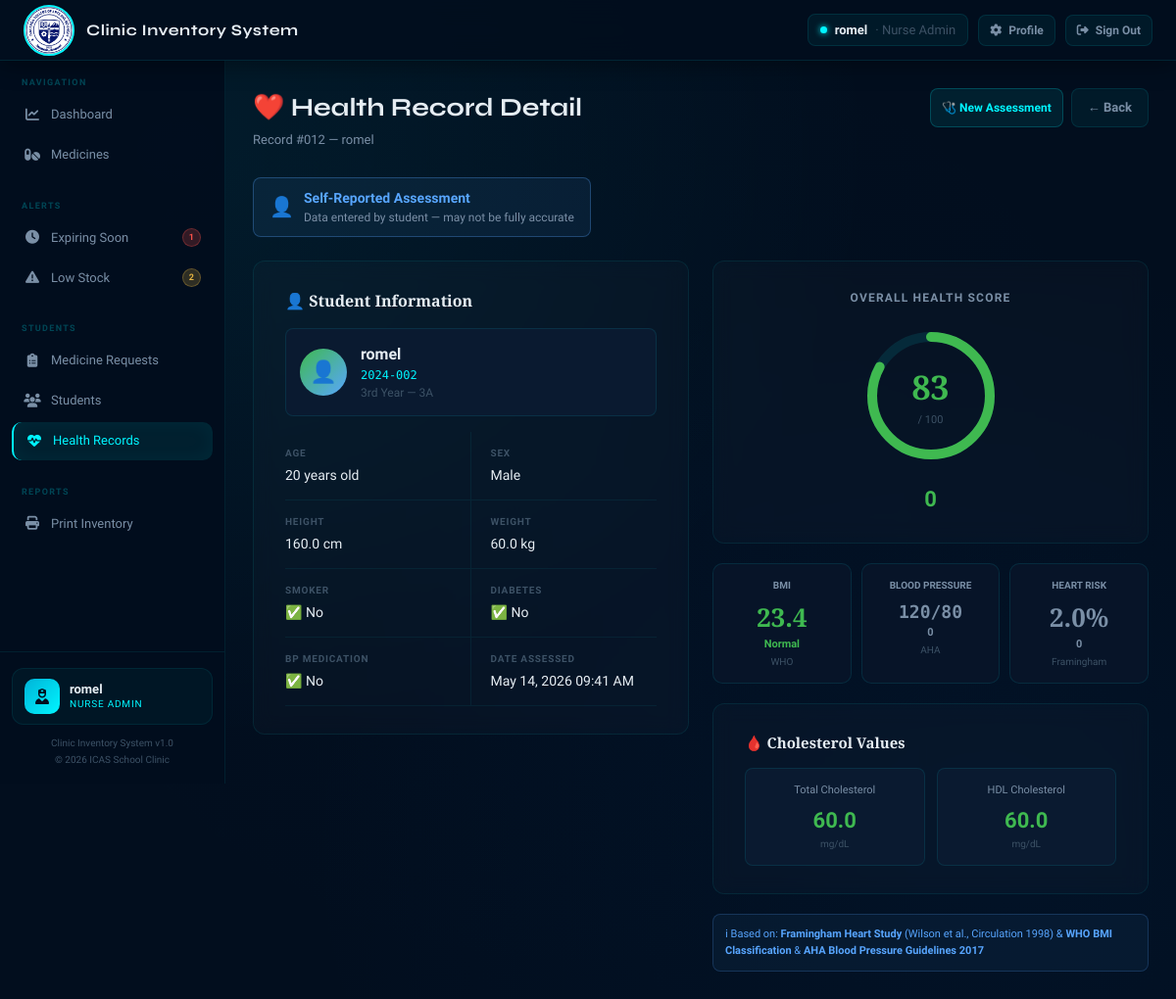
The app's page /admin_health_view.php?id=12 (signed in), older data.
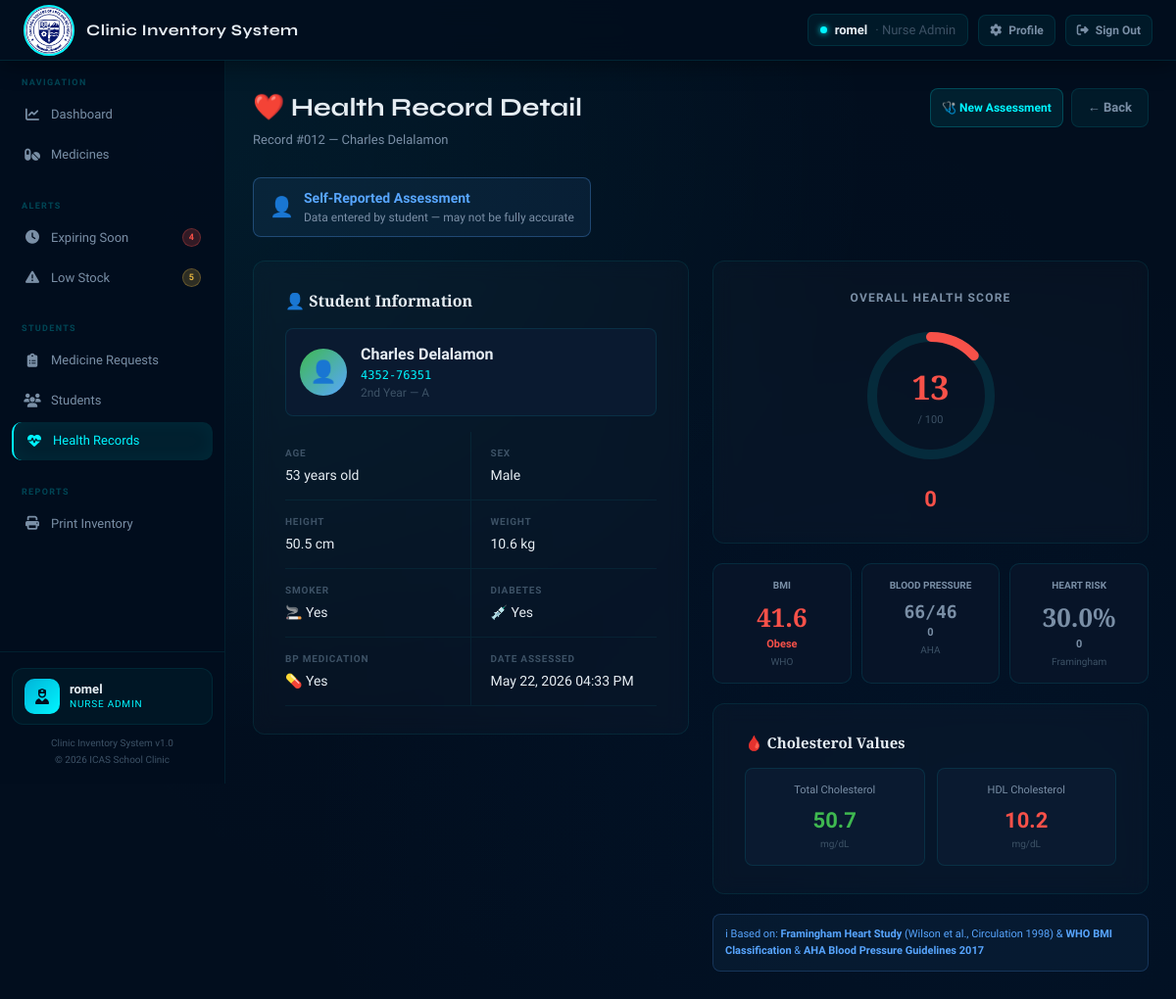
The same page, newer data.
### tables this page shows
CREATE TABLE `health_records` (
  `record_id` int(11) NOT NULL,
  `user_id` int(11) NOT NULL,
  `age` int(11) DEFAULT NULL,
  `sex` varchar(10) DEFAULT NULL,
  `height` decimal(5,1) DEFAULT NULL,
  `weight` decimal(5,1) DEFAULT NULL,
  `bmi` decimal(4,1) DEFAULT NULL,
  `bmi_category` varchar(20) DEFAULT NULL,
  `systolic_bp` int(11) DEFAULT NULL,
  `diastolic_bp` int(11) DEFAULT NULL,
  `bp_category` varchar(30) DEFAULT NULL,
  `total_cholesterol` decimal(6,1) DEFAULT NULL,
  `hdl_cholesterol` decimal(6,1) DEFAULT NULL,
  `smoking` tinyint(1) DEFAULT 0,
  `diabetes` tinyint(1) DEFAULT 0,
  `bp_treatment` tinyint(1) DEFAULT 0,
  `cvd_risk_percent` decimal(4,1) DEFAULT NULL,
  `cvd_category` varchar(20) DEFAULT NULL,
  `health_score` int(11) DEFAULT NULL,
  `health_category` varchar(20) DEFAULT NULL,
  `source` varchar(10) DEFAULT 'self',
  `notes` text DEFAULT NULL,
  `checked_at` datetime DEFAULT current_timestamp()
);

CREATE TABLE `users` (
  `user_id` int(11) NOT NULL,
  `student_id` varchar(20) DEFAULT NULL,
  `full_name` varchar(100) NOT NULL,
  `grade` varchar(20) DEFAULT NULL,
  `section` varchar(20) DEFAULT NULL,
  `email` varchar(100) NOT NULL,
  `password` varchar(255) NOT NULL,
  `status` varchar(20) DEFAULT 'Active',
  `created_at` datetime DEFAULT current_timestamp()
);

### admin_health_view.php (the view, shortened to what the changed rows need)
<?php
$activePage = 'health';
require_once __DIR__ . '/config/db.php';
$id = (int)($_GET['id'] ?? 0);
$stmt = $conn->prepare("
    SELECT hr.*, u.full_name, u.student_id, u.grade, u.section, u.email
    FROM health_records hr
    JOIN users u ON hr.user_id = u.user_id
    WHERE hr.record_id = ?
");
$stmt->bind_param("i", $id);
$stmt->execute();
$r = $stmt->get_result()->fetch_assoc();
$bmiColor = match($r['bmi_category']) {
    'Normal'      => 'var(--green)',
    'Underweight' => 'var(--blue)',
    'Overweight'  => 'var(--yellow)',
    'Obese'       => 'var(--red)',
    default       => 'var(--text2)'
};
$cvdColor = match(true) {
    str_contains($r['cvd_category'], 'Low')      => 'var(--green)',
    str_contains($r['cvd_category'], 'Moderate') => 'var(--yellow)',
    str_contains($r['cvd_category'], 'High')     => 'var(--red)',
    default                                       => 'var(--text2)'
};
$bpColor = match(true) {
    str_contains($r['bp_category'], 'Normal')   => 'var(--green)',
    str_contains($r['bp_category'], 'Elevated') => 'var(--yellow)',
    str_contains($r['bp_category'], 'Stage 1')  => 'var(--yellow)',
    str_contains($r['bp_category'], 'Stage 2')  => 'var(--red)',
    str_contains($r['bp_category'], 'Crisis')   => 'var(--red)',
    default => 'var(--text2)'
};
$hsColor = $r['health_score'] >= 80 ? 'var(--green)' :
          ($r['health_score'] >= 60 ? 'var(--blue)'  :
          ($r['health_score'] >= 40 ? 'var(--yellow)': 'var(--red)'));
require_once __DIR__ . '/includes/header.php';
?>
<div class="page-header">
  <div>
    <h1>❤️ Health Record Detail</h1>
    <p>
      Record #<?= str_pad($r['record_id'],3,'0',STR_PAD_LEFT) ?> —
      <?= htmlspecialchars($r['full_name']) ?>
    </p>
  </div>
</div>
<div style="display:grid;grid-template-columns:1fr 1fr;gap:24px;">
  <div>
    <div class="form-card" style="margin-bottom:20px;">
      <div style="display:flex;align-items:center;gap:14px;padding:14px;background:var(--surface2);border:1px solid var(--border);border-radius:8px;margin-bottom:16px;">
        <div>
          <div style="font-weight:600;font-size:16px;"><?= htmlspecialchars($r['full_name']) ?></div>
          <div style="font-size:12px;color:var(--accent);font-family:'DM Mono',monospace;"><?= htmlspecialchars($r['student_id']) ?></div>
          <div style="font-size:12px;color:var(--text3);">
            <?= htmlspecialchars($r['grade'] ?: '') ?>
            <?= $r['section'] ? '— '.htmlspecialchars($r['section']) : '' ?>
          </div>
        </div>
      </div>
      <div class="detail-grid">
        <div class="detail-item">
          <div class="detail-label">Age</div>
          <div class="detail-value"><?= $r['age'] ?> years old</div>
        </div>
        <div class="detail-item">
          <div class="detail-label">Sex</div>
          <div class="detail-value"><?= ucfirst($r['sex']) ?></div>
        </div>
        <div class="detail-item">
          <div class="detail-label">Height</div>
          <div class="detail-value"><?= $r['height'] ?> cm</div>
        </div>
        <div class="detail-item">
          <div class="detail-label">Weight</div>
          <div class="detail-value"><?= $r['weight'] ?> kg</div>
        </div>
        <div class="detail-item">
          <div class="detail-label">Smoker</div>
          <div class="detail-value"><?= $r['smoking'] ? '🚬 Yes' : '✅ No' ?></div>
        </div>
        <div class="detail-item">
          <div class="detail-label">Diabetes</div>
          <div class="detail-value"><?= $r['diabetes'] ? '💉 Yes' : '✅ No' ?></div>
        </div>
        <div class="detail-item">
          <div class="detail-label">BP Medication</div>
          <div class="detail-value"><?= $r['bp_treatment'] ? '💊 Yes' : '✅ No' ?></div>
        </div>
        <div class="detail-item">
          <div class="detail-label">Date Assessed</div>
          <div class="detail-value"><?= date('M d, Y h:i A', strtotime($r['checked_at'])) ?></div>
        </div>
      </div>
    </div>
  </div>
  <div>
    <div class="form-card" style="margin-bottom:20px;text-align:center;">
      <div style="font-size:12px;font-weight:700;text-transform:uppercase;letter-spacing:.1em;color:var(--text2);margin-bottom:16px;">
        Overall Health Score
      </div>
      <div style="position:relative;width:150px;height:150px;margin:0 auto 14px;">
        <svg width="150" height="150" style="transform:rotate(-90deg)">
          <circle cx="75" cy="75" r="60" fill="none" stroke="var(--border)" stroke-width="10"/>
          <circle cx="75" cy="75" r="60" fill="none"
                  stroke="<?= $hsColor ?>"
                  stroke-width="10"
                  stroke-dasharray="<?= round(2 * M_PI * 60) ?>"
                  stroke-dashoffset="<?= round(2 * M_PI * 60 * (1 - $r['health_score']/100)) ?>"
                  stroke-linecap="round"
                  id="scoreCircle"
                  style="transition:stroke-dashoffset 1.5s ease"/>
        </svg>
        <div style="position:absolute;top:50%;left:50%;transform:translate(-50%,-50%);text-align:center;">
          <div style="font-family:'Playfair Display',serif;font-size:34px;font-weight:700;color:<?= $hsColor ?>">
            <?= $r['health_score'] ?>
          </div>
          <div style="font-size:11px;color:var(--text3)">/ 100</div>
        </div>
      </div>
      <div style="font-size:22px;font-weight:700;color:<?= $hsColor ?>">
        <?= htmlspecialchars($r['health_category']) ?>
      </div>
    </div>
    <div style="display:grid;grid-template-columns:1fr 1fr 1fr;gap:10px;margin-bottom:20px;">
      <div style="background:var(--surface);border:1px solid var(--border);border-radius:10px;padding:14px;text-align:center;">
        <div style="font-size:10px;font-weight:700;text-transform:uppercase;color:var(--text2);margin-bottom:6px;">BMI</div>
        <div style="font-size:26px;font-weight:700;color:<?= $bmiColor ?>;font-family:'Playfair Display',serif;"><?= $r['bmi'] ?></div>
        <div style="font-size:11px;color:<?= $bmiColor ?>;font-weight:600;"><?= htmlspecialchars($r['bmi_category']) ?></div>
        <div style="font-size:10px;color:var(--text3);margin-top:2px;">WHO</div>
      </div>
      <div style="background:var(--surface);border:1px solid var(--border);border-radius:10px;padding:14px;text-align:center;">
        <div style="font-size:10px;font-weight:700;text-transform:uppercase;color:var(--text2);margin-bottom:6px;">Blood Pressure</div>
        <div style="font-size:18px;font-weight:700;color:<?= $bpColor ?>;font-family:'DM Mono',monospace;"><?= $r['systolic_bp'] ?>/<?= $r['diastolic_bp'] ?></div>
        <div style="font-size:11px;color:<?= $bpColor ?>;font-weight:600;"><?= htmlspecialchars($r['bp_category']) ?></div>
        <div style="font-size:10px;color:var(--text3);margin-top:2px;">AHA</div>
      </div>
      <div style="background:var(--surface);border:1px solid var(--border);border-radius:10px;padding:14px;text-align:center;">
        <div style="font-size:10px;font-weight:700;text-transform:uppercase;color:var(--text2);margin-bottom:6px;">Heart Risk</div>
        <div style="font-size:26px;font-weight:700;color:<?= $cvdColor ?>;font-family:'Playfair Display',serif;"><?= $r['cvd_risk_percent'] ?>%</div>
        <div style="font-size:11px;color:<?= $cvdColor ?>;font-weight:600;"><?= htmlspecialchars($r['cvd_category']) ?></div>
        <div style="font-size:10px;color:var(--text3);margin-top:2px;">Framingham</div>
      </div>
    </div>
    <div class="form-card" style="margin-bottom:20px;">
      <div style="display:grid;grid-template-columns:1fr 1fr;gap:12px;">
        <div style="background:var(--surface2);border:1px solid var(--border);border-radius:8px;padding:14px;text-align:center;">
          <div style="font-size:11px;color:var(--text2);margin-bottom:6px;">Total Cholesterol</div>
          <div style="font-size:22px;font-weight:700;color:<?= $r['total_cholesterol'] >= 200 ? 'var(--yellow)' : 'var(--green)' ?>">
            <?= $r['total_cholesterol'] ?>
          </div>
          <div style="font-size:10px;color:var(--text3)">mg/dL</div>
        </div>
        <div style="background:var(--surface2);border:1px solid var(--border);border-radius:8px;padding:14px;text-align:center;">
          <div style="font-size:11px;color:var(--text2);margin-bottom:6px;">HDL Cholesterol</div>
          <div style="font-size:22px;font-weight:700;color:<?= $r['hdl_cholesterol'] >= 60 ? 'var(--green)' : ($r['hdl_cholesterol'] >= 40 ? 'var(--yellow)' : 'var(--red)') ?>">
            <?= $r['hdl_cholesterol'] ?>
          </div>
          <div style="font-size:10px;color:var(--text3)">mg/dL</div>
        </div>
      </div>
    </div>
  </div>
</div>
<?php require_once __DIR__ . '/includes/footer.php'; ?>

### includes/header.php (shortened to what the changed rows need)
<?php
require_once __DIR__ . '/../config/db.php';
$expCount = $conn->query("SELECT COUNT(*) AS c FROM medicines WHERE expiration_date BETWEEN CURDATE() AND DATE_ADD(CURDATE(), INTERVAL 30 DAY)")->fetch_assoc()['c'];
$lowCount = $conn->query("SELECT COUNT(*) AS c FROM medicines WHERE quantity <= 20 OR status IN ('Low Stock','Out of Stock')")->fetch_assoc()['c'];
?>
<!DOCTYPE html>
<html lang="en">
<head>
  <link rel="stylesheet" href="https://cdnjs.cloudflare.com/ajax/libs/font-awesome/6.5.0/css/all.min.css">
  <link rel="stylesheet" href="assets/css/style.css">
</head>
<body>
<div class="layout">
  <aside class="sidebar">
    <div class="sidebar-section">
      <a href="expiring.php" class="nav-item <?= ($activePage==='expiring')?'active':'' ?>">
        <span class="nav-icon"><i class="fas fa-clock"></i></span> Expiring Soon
        <?php if ($expCount > 0): ?>
          <span class="badge-pill"><?= $expCount ?></span>
        <?php endif; ?>
      </a>
      <a href="lowstock.php" class="nav-item <?= ($activePage==='lowstock')?'active':'' ?>">
        <span class="nav-icon"><i class="fas fa-triangle-exclamation"></i></span> Low Stock
        <?php if ($lowCount > 0): ?>
          <span class="badge-pill badge-pill-yellow"><?= $lowCount ?></span>
        <?php endif; ?>
      </a>
    </div>
  </aside>
  <main class="main-content">

Row changes from the older to the newer data that the page shows:
changed health_records "Male": user.full_name "romel" → "Charles Delalamon"; user.student_id "2024-002" → "4352-76351"; user.grade "3rd Year" → "2nd Year"; user.section "3A" → "A"; age "20" → "53"; height "160.0" → "50.5"; weight "60.0" → "10.6"; checked_at "May 14, 2026 09:41 AM" → "May 22, 2026 04:33 PM"; health_score "83" → "13"; bmi "23.4" → "41.6"; bmi_category "Normal" → "Obese"; systolic_bp "120" → "66"; diastolic_bp "80" → "46"; cvd_risk_percent "2.0" → "30.0"; total_cholesterol "60.0" → "50.7"; hdl_cholesterol "60.0" → "10.2"
Text that changed along with them:
$expCount: "1" → "4"
$lowCount: "2" → "5"
text no longer shown: "✅ No ✅ No ✅ No"
text now shown: "🚬 Yes 💉 Yes 💊 Yes"
